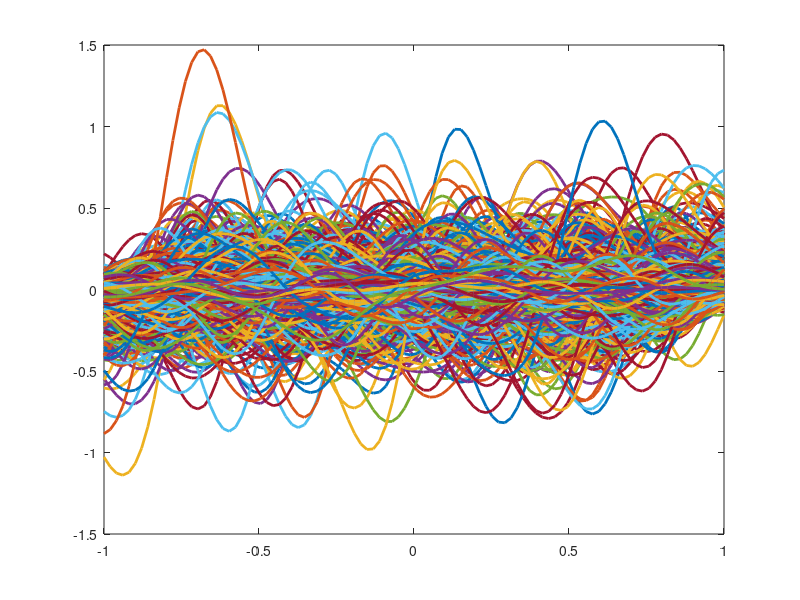
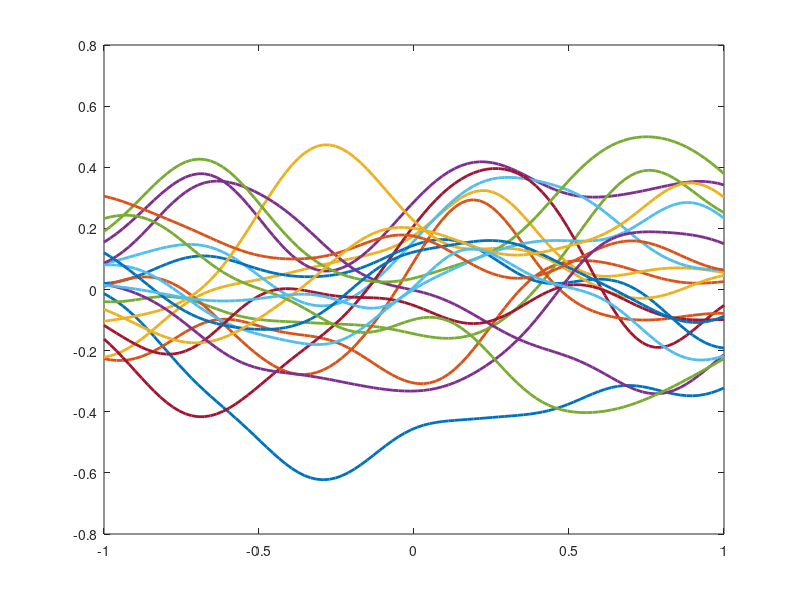

Source code (MATLAB) for these figures, in order:
clc
clear
close all
set(0,'DefaultLineLineWidth',2)
%
rng(5)
%
Nic=2000; %number of different functions (samples)
%
Nx=100; %number of points in the input grid (where I evaluate the function)
Ny=100; %number of points in the output grid (where I evaluate the function)
%
x0=-1; xf=1;
xx=linspace(x0,xf,Nx)';
yy=linspace(x0,xf,Ny)';
DX=xf-x0;
%
ff=zeros(Nx,Nic);
G=zeros(Nx,Nic);
Reac=0;
nu=0.01;
Trasp=0;
NLAdv=-1;
Phase=0;
for kic=1:Nic
    %clc
    kic/Nic
    % oms=2*pi*(2*rand(1)-1);
    % As=(2*rand(1)-1);
    % ps=2*pi*rand(1);
    % omc=2*pi*(2*rand(1)-1);
    % Ac=(2*rand(1)-1);
    % pc=2*pi*rand(1);
    %
    ss=50*rand(1,200)/DX;
    mu=x0+DX.*rand(1,200);
    ww=(2*rand(200,1)-1)/20;
    a0=(2*rand(1,1)-1)/20;
    a1=(2*rand(1,1)-1)/20;
    a2=(2*rand(1,1)-1)/20; 
    %f2=@(x) As*sin(oms*x+pc)+Ac*cos(omc*x+ps)+a0+a1*x+a2*x.^2+a3*x.^3+tanh(aa*(x-cc));
    %fx=@(x) As*oms*cos(oms*x+pc)-Ac*omc*sin(omc*x+ps)+a1+2*a2*x+3*a3*x.^2+aa*sech(aa*(x-cc)).^2;
    f=@(x) exp(-ss.*(x-mu).^2)*ww+a0+a1*x+a2*x.^2;
    %f2=@(x) -sqrt(pi)*erf(sqrt(ss).*(mu-x))./(2*sqrt(ss))*ww+a0*x+a1*x.^2/2+a2*x.^3/3;
    fx=@(x) (-2*ss.*(x-mu).*exp(-ss.*(x-mu).^2))*ww+a1+2*a2*x;
    fxx=@(x) ( exp(-ss.*(x-mu).^2).*((-2*ss.*(x-mu)).^2-2*ss)  )*ww+2*a2;
    ff(:,kic)=f(xx);
    G(:,kic)=nu*fxx(yy)+Trasp*fx(yy)+Reac*f(yy)+Phase*(f(yy)-f(yy).^3)+NLAdv*f(yy).*fx(yy);
end
figure
plot(yy,G)
ntrain=round(Nic*80/100);
ntrain2=round(Nic*15/100);
II=randperm(Nic,ntrain);
II2=randperm(Nic,ntrain2);
%
G_train=G(:,II);
ff_train=ff(:,II);
G_train_few=G(:,II2);
ff_train_few=ff(:,II2);
%
G_test=G;
G_test(:,II)=[];
ff_test=ff;
ff_test(:,II)=[];
G_test_few=G;
G_test_few(:,II2)=[];
ff_test_few=ff;
ff_test_few(:,II2)=[];
%
%
figure(20)
plot(xx,ff(:,1:min(20,Nic)))
%
save('data_burgers','G_train','G_test','ff_train','ff_test',...
    'G_train_few','G_test_few','ff_train_few','ff_test_few',...
    'xx','yy','ff','G','Nic','DX','ntrain','Nx','Ny','x0','xf')

%%%%%%%%%%%%%
%for python%
%#unaligned
%# size branch (samples,grid), size trunk (samples,sizeinp)
%# size output (samples,1)
%#just triple

ks=0;
np=length(II);
Gp_train=zeros(Nx*np,1);
ffp_train=zeros(Nx*np,Nx);
yyp_train=zeros(Nx*np,1);

for s=1:np
    for k=1:Nx
        ks=ks+1;
        Gp_train(ks,1)=G_train(k,s);
        ffp_train(ks,:)=ff_train(:,s)';
        yyp_train(ks,1)=yy(k);
    end
end

ks=0;
np_inv=Nic-length(II);
Gp_test=zeros(Nx*np_inv,1);
ffp_test=zeros(Nx*np_inv,Nx);
yyp_test=zeros(Nx*np_inv,1);

for s=1:np_inv
    for k=1:Nx
        ks=ks+1;
        Gp_test(ks,1)=G_test(k,s);
        ffp_test(ks,:)=ff_test(:,s)';
        yyp_test(ks,1)=yy(k);
    end
end

ks=0;
np2=length(II2);
Gp_train_few=zeros(Nx*np2,1);
ffp_train_few=zeros(Nx*np2,Nx);
yyp_train_few=zeros(Nx*np2,1);

for s=1:np2
    for k=1:Nx
        ks=ks+1;
        Gp_train_few(ks,1)=G_train_few(k,s);
        ffp_train_few(ks,:)=ff_train_few(:,s)';
        yyp_train_few(ks,1)=yy(k);
    end
end

ks=0;
np2_inv=Nic-length(II2);
Gp_test_few=zeros(Nx*np2_inv,1);
ffp_test_few=zeros(Nx*np2_inv,Nx);
yyp_test_few=zeros(Nx*np2_inv,1);

for s=1:np2_inv
    for k=1:Nx
        ks=ks+1;
        Gp_test_few(ks,1)=G_test_few(k,s);
        ffp_test_few(ks,:)=ff_test_few(:,s)';
        yyp_test_few(ks,1)=yy(k);
    end
end


save('data_burgers_forpython','Gp_train','Gp_test','ffp_train','ffp_test',...
    'Gp_train_few','Gp_test_few','ffp_train_few','ffp_test_few',...
    'xx','yyp_train','yyp_test','yyp_train_few','yyp_test_few','yy','ff','G','Nic','DX','ntrain','ntrain2','Nx','Ny','x0','xf','np','np2')
